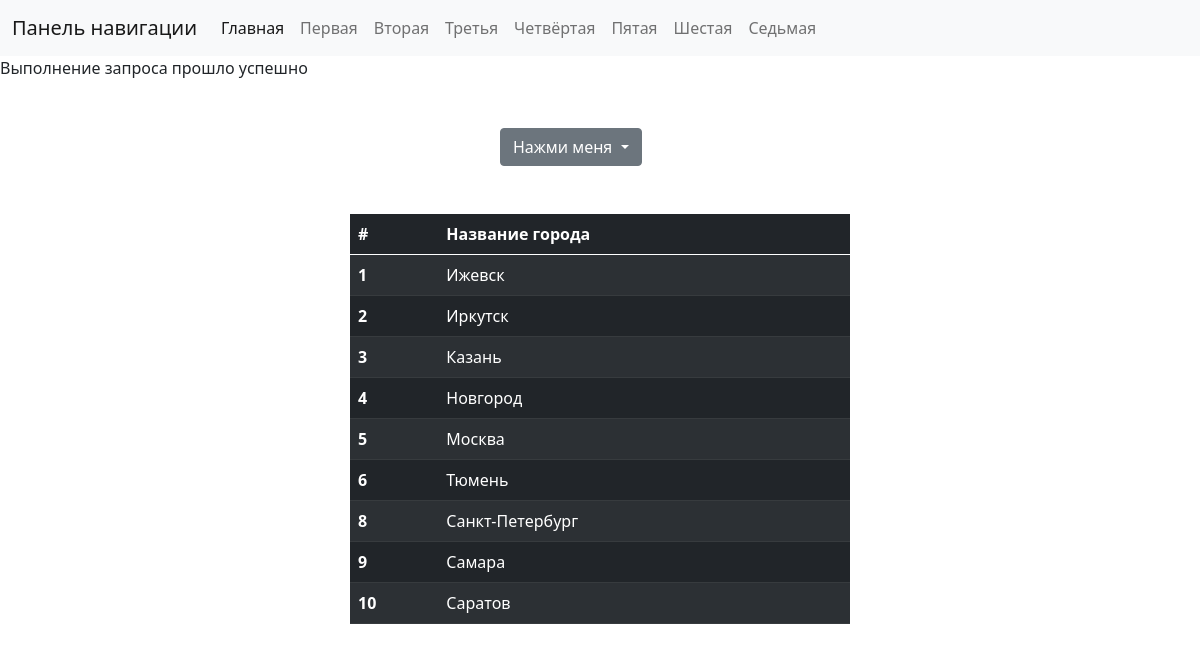
/second/second.php?country=russia, run on the app's committed database.
### tables this page shows
CREATE TABLE `cities` (
  `id` int(3) NOT NULL,
  `name` varchar(16) NOT NULL,
  `country` varchar(16) NOT NULL,
  `country_eng` varchar(32) NOT NULL DEFAULT 'Неизвестно'
);

### second/second.php (the view, shortened to what this page needs)
<!DOCTYPE html>
<html lang="en">
<head>
    <link href="https://cdn.jsdelivr.net/npm/bootstrap@5.0.0/dist/css/bootstrap.min.css" rel="stylesheet">
</head>
<body>
    <?php
    require '../components/header.php';
    require_once '../components/connection.php';
    $database = 'second';
    $link = mysqli_connect($host, $user, $password, $database)
        or die("Ошибка соединения" . mysqli_error($link));
    $country = isset($_GET['country']) ? $_GET['country'] : 'chooseyourfighter';
    $query_cities = "SELECT * FROM `cities` WHERE `country_eng` LIKE '%$country%'";
    $city_result = mysqli_query($link, $query_cities) or die("city_Ошибка" . mysqli_error($link));
    $query = "SELECT * FROM `countries`";
    $result = mysqli_query($link, $query) or die("countries_Ошибка" . mysqli_error($link));
    if ($result) {
        echo "Выполнение запроса прошло успешно<br>";
    }
    ?>
    <?php if ($result) : ?>
        <div class="dropdown mx-auto my-5" style="width: 200px;">
            <button class="btn btn-secondary dropdown-toggle" type="button" id="dropdownMenuButton2" data-bs-toggle="dropdown" aria-expanded="false">
                Нажми меня
            </button>
        </div>
    <?php endif; ?>
    <div class='modal-dialog modal-dialog-scrollable' id="content">
    <table class="table table-dark table-striped my-5 mx-auto ">
        <thead>
            <tr>
            <th scope="col">#</th>
            <th scope="col">Название города</th>
            </tr>
        </thead>
        <tbody>
            <?php while ($city_answ = mysqli_fetch_array($city_result)): ?>
                <tr>
                <?php
                echo "
                <th scope='row'>{$city_answ['id']}</th>
                <td>
                {$city_answ['name']}</td>
                ";
                ?>
                </tr>
            <?php endwhile; ?>
        </tbody>
    </table>
    </div>
</body>
</html>

### components/header.php (shortened to what this page needs)
<header>
        <nav class="navbar navbar-expand-lg navbar-light bg-light">
            <div class="container-xxl">
              <a class="navbar-brand" href="">Панель навигации</a>
              <div class="collapse navbar-collapse" id="navbarSupportedContent">
                <ul class="navbar-nav me-auto mb-2 mb-lg-0">
                  <li class="nav-item">
                    <a class="nav-link active" aria-current="page" href="/index.php">Главная</a>
                  </li>
                  <li class="nav-item">
                    <a class="nav-link" href="/first/first.php">Первая</a>
                  </li>
                  <li class="nav-item">
                    <a class="nav-link" href="/second/second.php">Вторая</a>
                  </li>
                  <li class="nav-item">
                    <a class="nav-link" href="/third/third.php">Третья</a>
                  </li>
                  <li class="nav-item">
                    <a class="nav-link" href="/fourth/fourth.php">Четвёртая</a>
                  </li>
                  <li class="nav-item">
                    <a class="nav-link" href="/fifth/fifth.php">Пятая</a>
                  </li>
                  <li class="nav-item">
                    <a class="nav-link" href="/sixth/sixth.php">Шестая</a>
                  </li>
                  <li class="nav-item">
                    <a class="nav-link" href="/seventh/seventh.php">Седьмая</a>
                  </li>
                </ul>
              </div>
            </div>
          </nav>
    </header>

### data on the page
cities: id "1", name "Ижевск"
cities: id "2", name "Иркутск"
cities: id "3", name "Казань"
cities: id "4", name "Новгород"
cities: id "5", name "Москва"
cities: id "6", name "Тюмень"
cities: id "8", name "Санкт-Петербург"
cities: id "9", name "Самара"
cities: id "10", name "Саратов"
